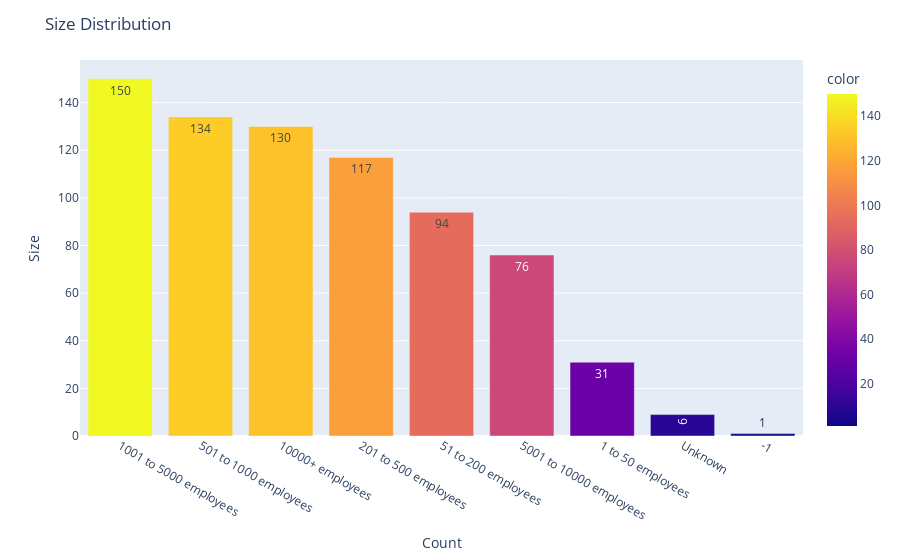

Source (notebook cell):
### Code cell
# display the Size
values = salary_df['Size'].value_counts(
    ascending=False).values

keys = salary_df['Size'].value_counts(
    ascending=False).keys()

bar_chart = px.bar(x=keys, y=values, color=values, text=values)

bar_chart.update_layout(
    yaxis_title="Size",
    xaxis_title="Count",
    title="Size Distribution",
)

bar_chart.show()

### Figure 1 — Plotly figure (JSON) as saved in the notebook; plotly's stock layout.template omitted (floating-point values rounded to 4 significant figures)
{"data": [{"alignmentgroup": "True", "hovertemplate": "x=%{x}<br>y=%{y}<br>text=%{text}<br>color=%{marker.color}<extra></extra>", "legendgroup": "", "marker": {"color": [150, 134, 130, 117, 94, 76, 31, 9, 1], "coloraxis": "coloraxis", "pattern": {"shape": ""}}, "name": "", "offsetgroup": "", "orientation": "v", "showlegend": false, "text": [150, 134, 130, 117, 94, 76, 31, 9, 1], "textposition": "auto", "type": "bar", "x": ["1001 to 5000 employees", "501 to 1000 employees", "10000+ employees", "201 to 500 employees", "51 to 200 employees", "5001 to 10000 employees", "1 to 50 employees", "Unknown", "-1"], "xaxis": "x", "y": [150, 134, 130, 117, 94, 76, 31, 9, 1], "yaxis": "y"}], "layout": {"barmode": "relative", "coloraxis": {"colorbar": {"title": {"text": "color"}}, "colorscale": [[0, "#0d0887"], [0.1111, "#46039f"], [0.2222, "#7201a8"], [0.3333, "#9c179e"], [0.4444, "#bd3786"], [0.5556, "#d8576b"], [0.6667, "#ed7953"], [0.7778, "#fb9f3a"], [0.8889, "#fdca26"], [1, "#f0f921"]]}, "legend": {"tracegroupgap": 0}, "margin": {"t": 60}, "title": {"text": "Size Distribution"}, "xaxis": {"anchor": "y", "domain": [0, 1], "title": {"text": "Count"}}, "yaxis": {"anchor": "x", "domain": [0, 1], "title": {"text": "Size"}}}}
